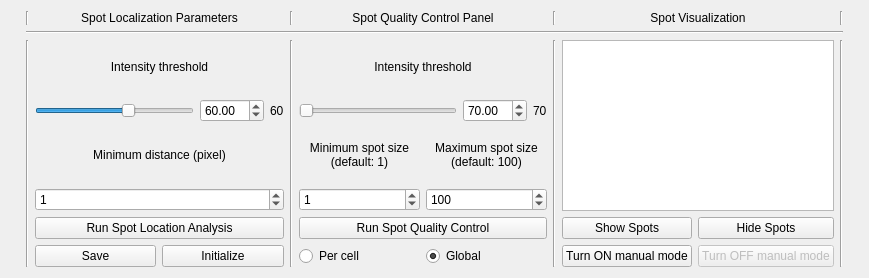
<?xml version="1.0" encoding="UTF-8"?>
<ui version="4.0">
 <class>Form</class>
 <widget class="QWidget" name="Form">
  <property name="geometry">
   <rect>
    <x>0</x>
    <y>0</y>
    <width>869</width>
    <height>278</height>
   </rect>
  </property>
  <property name="windowTitle">
   <string>Form</string>
  </property>
  <layout class="QGridLayout" name="gridLayout">
   <item row="0" column="1">
    <layout class="QGridLayout" name="spotAnalysis_gridLayout">
     <property name="sizeConstraint">
      <enum>QLayout::SetDefaultConstraint</enum>
     </property>
     <property name="leftMargin">
      <number>15</number>
     </property>
     <property name="topMargin">
      <number>0</number>
     </property>
     <property name="rightMargin">
      <number>15</number>
     </property>
     <property name="spacing">
      <number>-1</number>
     </property>
     <item row="0" column="4" colspan="2">
      <widget class="QLabel" name="spotSizeMeasurementParameters_label">
       <property name="text">
        <string>Spot Quality Control Panel</string>
       </property>
       <property name="alignment">
        <set>Qt::AlignCenter</set>
       </property>
       <property name="wordWrap">
        <bool>true</bool>
       </property>
      </widget>
     </item>
     <item row="4" column="7">
      <widget class="QPushButton" name="spotVisualization_showSpotsPushButton">
       <property name="text">
        <string>Show Spots</string>
       </property>
      </widget>
     </item>
     <item row="0" column="0">
      <widget class="Line" name="line_11">
       <property name="orientation">
        <enum>Qt::Vertical</enum>
       </property>
      </widget>
     </item>
     <item row="2" column="1" colspan="2">
      <layout class="QGridLayout" name="spotLocationIntensityThreshold_verticalLayout">
       <property name="sizeConstraint">
        <enum>QLayout::SetDefaultConstraint</enum>
       </property>
       <item row="1" column="2">
        <widget class="QLabel" name="spotLocalizationParameters_intensityThresholdLabel">
         <property name="text">
          <string>60</string>
         </property>
        </widget>
       </item>
       <item row="1" column="0">
        <widget class="QSlider" name="spotLocalizationParameters_intensityThresholdSlider">
         <property name="maximum">
          <number>100</number>
         </property>
         <property name="singleStep">
          <number>1</number>
         </property>
         <property name="value">
          <number>60</number>
         </property>
         <property name="orientation">
          <enum>Qt::Horizontal</enum>
         </property>
        </widget>
       </item>
       <item row="1" column="1">
        <widget class="QDoubleSpinBox" name="spotLocalizationParameters_intensityThreshold_doubleSpinBox">
         <property name="maximum">
          <double>100.000000000000000</double>
         </property>
         <property name="value">
          <double>60.000000000000000</double>
         </property>
        </widget>
       </item>
       <item row="0" column="0" colspan="3">
        <widget class="QLabel" name="label_2">
         <property name="text">
          <string>Intensity threshold</string>
         </property>
         <property name="alignment">
          <set>Qt::AlignCenter</set>
         </property>
         <property name="wordWrap">
          <bool>true</bool>
         </property>
        </widget>
       </item>
      </layout>
     </item>
     <item row="0" column="6">
      <widget class="Line" name="line_8">
       <property name="orientation">
        <enum>Qt::Vertical</enum>
       </property>
      </widget>
     </item>
     <item row="3" column="4">
      <layout class="QVBoxLayout" name="verticalLayout">
       <item>
        <widget class="QLabel" name="label">
         <property name="text">
          <string>Minimum spot size (default: 1)</string>
         </property>
         <property name="alignment">
          <set>Qt::AlignCenter</set>
         </property>
         <property name="wordWrap">
          <bool>true</bool>
         </property>
        </widget>
       </item>
       <item>
        <widget class="QSpinBox" name="spotQualityControl_minimumSpotSizeSpinBox">
         <property name="maximum">
          <number>100000</number>
         </property>
         <property name="value">
          <number>1</number>
         </property>
        </widget>
       </item>
      </layout>
     </item>
     <item row="3" column="1" colspan="2">
      <layout class="QVBoxLayout" name="spotLocationMinimumDistance_verticalLayout">
       <item>
        <widget class="QLabel" name="label_4">
         <property name="text">
          <string>Minimum distance (pixel)</string>
         </property>
         <property name="alignment">
          <set>Qt::AlignCenter</set>
         </property>
         <property name="wordWrap">
          <bool>true</bool>
         </property>
        </widget>
       </item>
       <item>
        <widget class="QSpinBox" name="spotLocalizationMinimumDistance_spinBox">
         <property name="maximum">
          <number>1000</number>
         </property>
         <property name="value">
          <number>1</number>
         </property>
        </widget>
       </item>
      </layout>
     </item>
     <item row="2" column="4" colspan="2">
      <layout class="QGridLayout" name="spotSizeMeasurementParametersIntensityThreshold_verticalLayout">
       <item row="1" column="1">
        <widget class="QDoubleSpinBox" name="spotSizeMeasurementParameters_intensityThreshold_doubleSpinBox">
         <property name="enabled">
          <bool>true</bool>
         </property>
         <property name="maximum">
          <double>100.000000000000000</double>
         </property>
         <property name="value">
          <double>70.000000000000000</double>
         </property>
        </widget>
       </item>
       <item row="1" column="2">
        <widget class="QLabel" name="spotSizeMeasurementParameters_intensityThresholdLabel">
         <property name="enabled">
          <bool>true</bool>
         </property>
         <property name="text">
          <string>70</string>
         </property>
        </widget>
       </item>
       <item row="0" column="0" colspan="3">
        <widget class="QLabel" name="label_8">
         <property name="text">
          <string>Intensity threshold</string>
         </property>
         <property name="alignment">
          <set>Qt::AlignCenter</set>
         </property>
         <property name="wordWrap">
          <bool>true</bool>
         </property>
        </widget>
       </item>
       <item row="1" column="0">
        <widget class="QSlider" name="spotSizeMeasurementParameters_intensityThresholdSlider">
         <property name="enabled">
          <bool>true</bool>
         </property>
         <property name="maximum">
          <number>100</number>
         </property>
         <property name="orientation">
          <enum>Qt::Horizontal</enum>
         </property>
        </widget>
       </item>
      </layout>
     </item>
     <item row="4" column="1" colspan="2">
      <widget class="QPushButton" name="runSpotLocalization_pushButton">
       <property name="text">
        <string>Run Spot Location Analysis</string>
       </property>
      </widget>
     </item>
     <item row="5" column="4" rowspan="2">
      <widget class="QRadioButton" name="runSpotQualityControlSwitchPerCell_radioButton">
       <property name="enabled">
        <bool>true</bool>
       </property>
       <property name="text">
        <string>Per cell</string>
       </property>
      </widget>
     </item>
     <item row="0" column="1" colspan="2">
      <widget class="QLabel" name="spotLocationParameters_label">
       <property name="text">
        <string>Spot Localization Parameters</string>
       </property>
       <property name="alignment">
        <set>Qt::AlignCenter</set>
       </property>
       <property name="wordWrap">
        <bool>true</bool>
       </property>
      </widget>
     </item>
     <item row="3" column="5">
      <layout class="QVBoxLayout" name="verticalLayout_2">
       <item>
        <widget class="QLabel" name="label_3">
         <property name="text">
          <string>Maximum spot size (default: 100)</string>
         </property>
         <property name="alignment">
          <set>Qt::AlignCenter</set>
         </property>
         <property name="wordWrap">
          <bool>true</bool>
         </property>
        </widget>
       </item>
       <item>
        <widget class="QSpinBox" name="spotQualityControl_maximumSpotSizeSpinBox">
         <property name="maximum">
          <number>100000</number>
         </property>
         <property name="value">
          <number>100</number>
         </property>
        </widget>
       </item>
      </layout>
     </item>
     <item row="4" column="4" colspan="2">
      <widget class="QPushButton" name="runSpotQualityControl_pushButton">
       <property name="enabled">
        <bool>true</bool>
       </property>
       <property name="text">
        <string>Run Spot Quality Control</string>
       </property>
      </widget>
     </item>
     <item row="0" column="3">
      <widget class="Line" name="line_4">
       <property name="orientation">
        <enum>Qt::Vertical</enum>
       </property>
      </widget>
     </item>
     <item row="5" column="1" rowspan="2">
      <widget class="QPushButton" name="spotLocalizationSave_pushButton">
       <property name="enabled">
        <bool>true</bool>
       </property>
       <property name="text">
        <string>Save</string>
       </property>
      </widget>
     </item>
     <item row="0" column="7" colspan="2">
      <widget class="QLabel" name="SpotVisualization_label">
       <property name="text">
        <string>Spot Visualization</string>
       </property>
       <property name="alignment">
        <set>Qt::AlignCenter</set>
       </property>
       <property name="wordWrap">
        <bool>true</bool>
       </property>
      </widget>
     </item>
     <item row="2" column="0" rowspan="5">
      <widget class="Line" name="line_7">
       <property name="orientation">
        <enum>Qt::Vertical</enum>
       </property>
      </widget>
     </item>
     <item row="2" column="6" rowspan="5">
      <widget class="Line" name="line_10">
       <property name="orientation">
        <enum>Qt::Vertical</enum>
       </property>
      </widget>
     </item>
     <item row="5" column="5" rowspan="2">
      <widget class="QRadioButton" name="runSpotQualityControlSwitchGlobal_radioButton">
       <property name="enabled">
        <bool>true</bool>
       </property>
       <property name="text">
        <string>Global</string>
       </property>
       <property name="checked">
        <bool>true</bool>
       </property>
      </widget>
     </item>
     <item row="5" column="8" rowspan="2">
      <widget class="QPushButton" name="spotVisualization_TurnOFFManualModePushButton">
       <property name="enabled">
        <bool>false</bool>
       </property>
       <property name="text">
        <string>Turn OFF manual mode</string>
       </property>
      </widget>
     </item>
     <item row="5" column="7" rowspan="2">
      <widget class="QPushButton" name="spotVisualization_TurnONManualModePushButton">
       <property name="text">
        <string>Turn ON manual mode</string>
       </property>
      </widget>
     </item>
     <item row="4" column="8">
      <widget class="QPushButton" name="spotVisualization_hideSpotsPushButton">
       <property name="text">
        <string>Hide Spots</string>
       </property>
      </widget>
     </item>
     <item row="5" column="2" rowspan="2">
      <widget class="QPushButton" name="spotLocalizationInitialize_pushButton">
       <property name="enabled">
        <bool>true</bool>
       </property>
       <property name="text">
        <string>Initialize</string>
       </property>
      </widget>
     </item>
     <item row="2" column="3" rowspan="5">
      <widget class="Line" name="line_3">
       <property name="orientation">
        <enum>Qt::Vertical</enum>
       </property>
      </widget>
     </item>
     <item row="1" column="0" colspan="10">
      <widget class="Line" name="line_5">
       <property name="orientation">
        <enum>Qt::Horizontal</enum>
       </property>
      </widget>
     </item>
     <item row="2" column="9" rowspan="5">
      <widget class="Line" name="line">
       <property name="orientation">
        <enum>Qt::Vertical</enum>
       </property>
      </widget>
     </item>
     <item row="0" column="9">
      <widget class="Line" name="line_2">
       <property name="orientation">
        <enum>Qt::Vertical</enum>
       </property>
      </widget>
     </item>
     <item row="2" column="7" rowspan="2" colspan="2">
      <widget class="QListWidget" name="spotLocalization_channelListWidget">
       <property name="selectionMode">
        <enum>QAbstractItemView::MultiSelection</enum>
       </property>
      </widget>
     </item>
    </layout>
   </item>
  </layout>
 </widget>
 <resources/>
 <connections/>
</ui>
